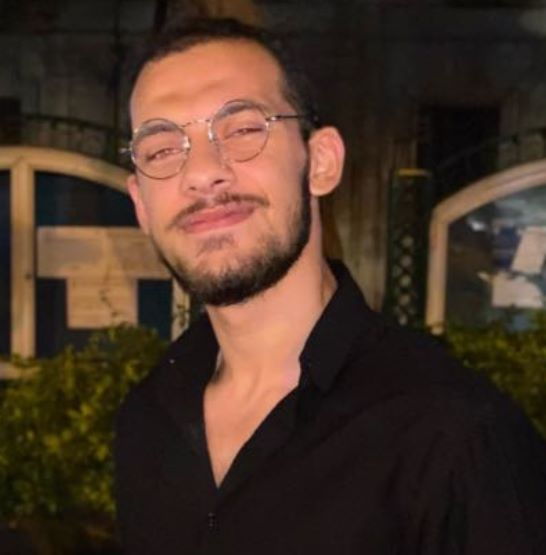
#> input picture haar-feature/Me.jpeg, 546 x 555 px
$ jupyter execute trying.ipynb
#> lines starting #> are read from the running program, lines starting #| are printed output that depends on the picture
Trying to extract haar features from the image.

[cell 1]
import sys
from time import time

import numpy as np
import matplotlib.pyplot as plt

from dask import delayed

# from sklearn.ensemble import RandomForestClassifier
# from sklearn.model_selection import train_test_split
# from sklearn.metrics import roc_auc_score

import skimage as sk
from skimage.transform import integral_image
from skimage.feature import haar_like_feature
import skimage.io as io

[cell 2]
def show_images(images,titles=None):
    #This function is used to show image(s) with titles by sending an array of images and an array of associated titles.
    # images[0] will be drawn with the title titles[0] if exists
    # You aren't required to understand this function, use it as-is.
    n_ims = len(images) # this is the number of images
    if titles is None: titles = ['(%d)' % i for i in range(1,n_ims + 1)] # if there is no titles available
    fig = plt.figure()
    n = 1
    for image,title in zip(images,titles):
        a = fig.add_subplot(1,n_ims,n)
        if image.ndim == 2:
            plt.gray()
        plt.imshow(image)
        a.set_title(title)
        n += 1
    fig.set_size_inches(np.array(fig.get_size_inches()) * n_ims)
    plt.show()

[cell 3]
@delayed
def extract_feature_image(img, feature_type, feature_coord=None):
    """Extract the haar feature for the current image"""
    ii = integral_image(img)
    return haar_like_feature(ii, 0, 0, ii.shape[0], ii.shape[1],
                             feature_type=feature_type,
                             feature_coord=feature_coord)

Now lets apply this function on the image

[cell 4]
myImg = io.imread('Me.jpeg')
#> myImg is the input picture: shape (555, 546, 3); mean R, G, B 72.5, 52.1, 39.5
io.imshow(myImg)
io.show()

# converting the image into greyscale
myImg = sk.color.rgb2gray(myImg)
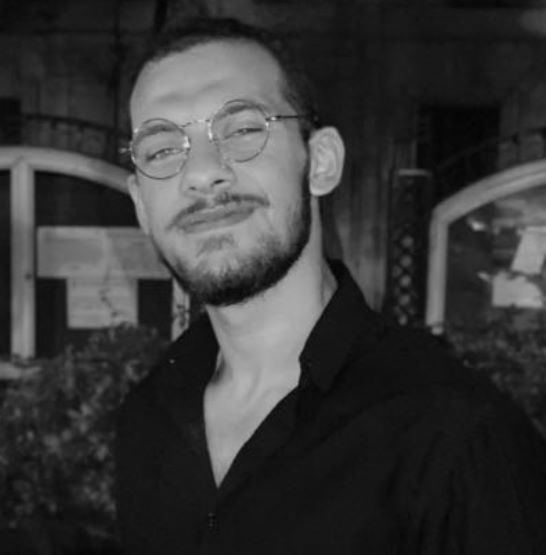
#> myImg: shape (555, 546) float64; min 0.00979, max 0.878, mean 0.218
io.imshow(myImg)
io.show()

[cell 5]
feature_types = ['type-2-x', 'type-2-y']
# feature_coord, feature_type = sk.haar_like_feature_coord(width=myImg.shape[0], height=myImg.shape[1], feature_type=feature_types)
harFeatures = delayed(extract_feature_image(myImg, feature_types))
#> in extract_feature_image, `ii = integral_image(img)`:
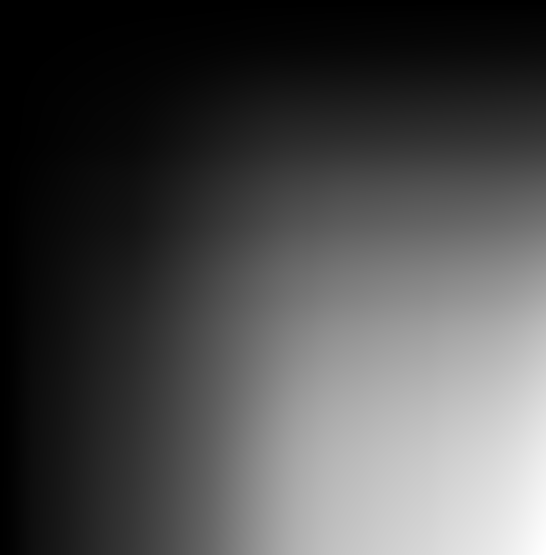
#> ii: shape (555, 546) float64; min 0.0703, max 65968.8, mean 19968.5; drawn with min black and max white

$ run again, with haar-feature/Khaled.jpg copied over haar-feature/Me.jpeg
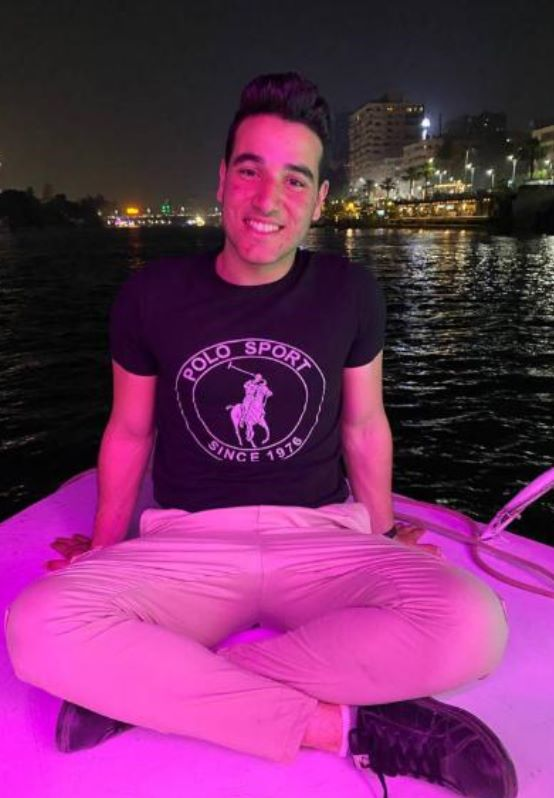
#> input picture haar-feature/Khaled.jpg, 554 x 798 px
#> myImg is the input picture: shape (798, 554, 3); mean R, G, B 113, 46.1, 97.3
#> `myImg = sk.color.rgb2gray(myImg)`:
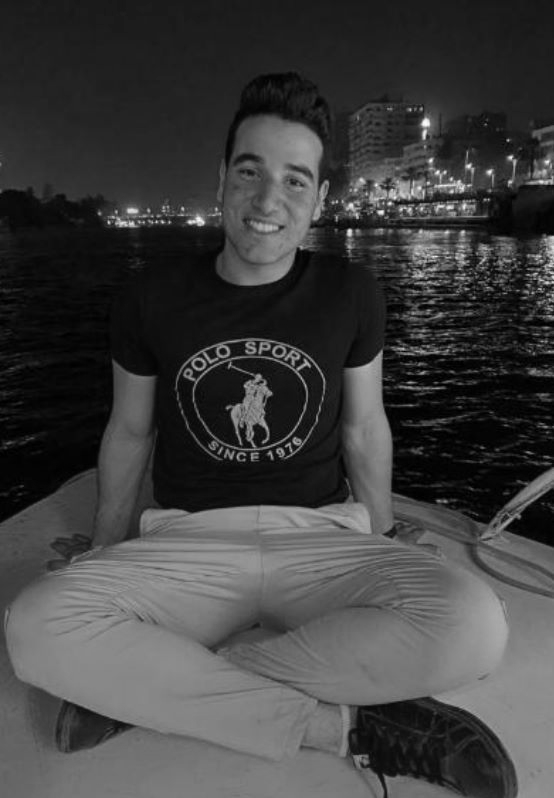
#> myImg: shape (798, 554) float64; min 0, max 0.988, mean 0.251
#> in extract_feature_image, `ii = integral_image(img)`:
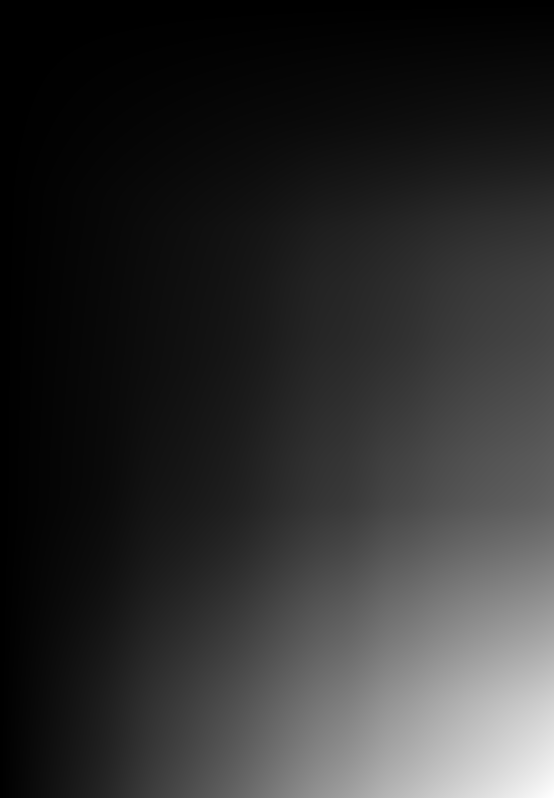
#> ii: shape (798, 554) float64; min 0.105, max 110941.4, mean 20273; drawn with min black and max white
